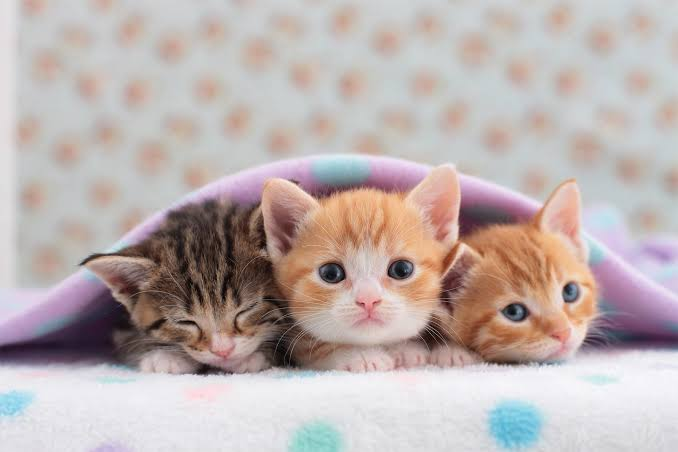
#> input picture Day14/three_kittens.jpg, 678 x 452 px, found by its file name
$ python openCV_practice_tasks.py
#> lines starting #> are read from the running program, lines starting #| are printed output that depends on the picture
import os
import cv2
import numpy as np
from datetime import date

# Configuration Paths
input_file = r"E:\Subjects\ML AI Internship\MLB-Internship\Day14\three_kittens.jpg"
output_dir = r"E:\Subjects\ML AI Internship\MLB-Internship\Day14\output_images"
os.makedirs(output_dir, exist_ok=True)

my_name = "Narmeen Javed"
date_tdy = date.today().strftime("%d-%m-%Y")


def read_image(image_path: str):
    img = cv2.imread(image_path)
#> img is the input picture: shape (452, 678, 3); mean B, G, R 175.4, 177.1, 189
    if img is None:
        print("Error loading image!")
        return None

    shape_img = img.shape
#> shape_img = (452, 678, 3)
    height_img = shape_img[0]
#> height_img = 452
    width_img = shape_img[1]
#> width_img = 678

    channels = shape_img[2] if len(shape_img) > 2 else 1
#> channels = 3
    file_size_kb = round(os.path.getsize(image_path) / 1024, 2)

    print("______________________________________________")
    print("____Analysis____", os.path.basename(image_path))
    print("______________________________________________")

    print("Height:", height_img, "pixels")
#| Height: 452 pixels
    print("Width:", width_img, "pixels")
#| Width: 678 pixels
    print("Color Channels:", channels, "BGR")
#| Color Channels: 3 BGR
    print("File Size:", file_size_kb, "KB")
    print("______________________________________________")
    print()

    return img


def convert_grayscale(img: np.ndarray) -> np.ndarray:
    return cv2.cvtColor(img, cv2.COLOR_BGR2GRAY)


def resize_img(img: np.ndarray, width: int, height: int) -> np.ndarray:
    return cv2.resize(img, (width, height), interpolation=cv2.INTER_LINEAR)


def crop_region(img: np.ndarray, start_x: int, start_y: int, end_x: int, end_y: int) -> np.ndarray:
    return img[start_y:end_y, start_x:end_x]


def resize_multiple(img: np.ndarray) -> dict:
    """Resizes the image to several different resolutions and returns them all in a dict."""
    sizes = {
        "small_200x200": (200, 200),
        "medium_400x400": (400, 400),
        "large_800x800": (800, 800),
        "wide_640x360": (640, 360),
    }

    resized_images = {}
    for name, (w, h) in sizes.items():
        resized_images[name] = cv2.resize(img, (w, h), interpolation=cv2.INTER_LINEAR)
#> after the loop, resized_images = 4 items

    return resized_images


def crop_regions(img: np.ndarray) -> dict:
    """Crops the image from several different areas: upper, lower, left, right, and center."""
    h, w = img.shape[:2]

    cropped_images = {
        "upper": img[0 : h // 2, 0:w],
        "lower": img[h // 2 : h, 0:w],
        "left": img[0:h, 0 : w // 2],
        "right": img[0:h, w // 2 : w],
        "center": img[h // 4 : 3 * h // 4, w // 4 : 3 * w // 4],
        "top_left": img[0 : h // 2, 0 : w // 2],
        "top_right": img[0 : h // 2, w // 2 : w],
        "bottom_left": img[h // 2 : h, 0 : w // 2],
        "bottom_right": img[h // 2 : h, w // 2 : w],
    }

    return cropped_images


def rotate_img(img: np.ndarray, degrees: int) -> np.ndarray:
    if degrees == 90:
        return cv2.rotate(img, cv2.ROTATE_90_CLOCKWISE)
    elif degrees == 180:
        return cv2.rotate(img, cv2.ROTATE_180)
    elif degrees == 270:
        return cv2.rotate(img, cv2.ROTATE_90_COUNTERCLOCKWISE)
    else:
        print("Only 90, 180, 270 degrees supported")
        return img


def flip_img(img: np.ndarray, direction: str) -> np.ndarray:
    if direction.lower() == "horizontal":
        return cv2.flip(img, 1)
    elif direction.lower() == "vertical":
        return cv2.flip(img, 0)
    else:
        print("Only Horizontal and Vertical Flips supported")
        return img


def draw_shapes(img: np.ndarray) -> np.ndarray:
    canvas = img.copy()
    h, w = canvas.shape[:2]

    cv2.rectangle(canvas, (20, 20), (150, 150), (0, 255, 0), 3)
    cv2.circle(canvas, (w // 2, h // 2), 60, (255, 0, 0), -1)
    cv2.line(canvas, (30, h - 50), (w - 30, h - 50), (0, 0, 255), 4)

    polygone = np.array([[10, h - 10], [50, h - 40], [90, h - 10]], np.int32)
    cv2.polylines(canvas, [polygone.reshape((-1, 1, 2))], isClosed=True, color=(0, 255, 255), thickness=3)

    return canvas


def add_text(img: np.ndarray, text: str) -> np.ndarray:
    canvas = img.copy()
    h, w = canvas.shape[:2]
    adaptive_scale = max(0.5, w / 900.0)
    cv2.putText(canvas, text, (20, h - 15), cv2.FONT_HERSHEY_SIMPLEX, adaptive_scale, (255, 255, 255), 2, cv2.LINE_AA)

    return canvas


if __name__ == "__main__":
    if not os.path.exists(input_file):
        print("Image not found in file! Check if folder 'Day14' exists and has the image.")
    else:
        base_img = read_image(input_file)

        if base_img is not None:
            # 1. Grayscale Conversion
            gray = convert_grayscale(base_img)
            cv2.imwrite(os.path.join(output_dir, "task2_grayscale.jpg"), gray)

            # 2. Resize Images
            resized_dict = resize_multiple(base_img)
#> resized_dict = 4 items
            for key, resized_image in resized_dict.items():
                filename = "task3_resize_" + key + ".jpg"
                cv2.imwrite(os.path.join(output_dir, filename), resized_image)
#> this loop made 4 passes
#> (key, filename) on passes 1 to 4: ('small_200x200', 'task3_resize_small_200x200.jpg'), ('medium_400x400', 'task3_resize_medium_400x400.jpg'), ('large_800x800', 'task3_resize_large_800x800.jpg'), ('wide_640x360', 'task3_resize_wide_640x360.jpg')
#> pass 1, `cv2.imwrite(os.path.join(output_dir, filename), resized_image)`:
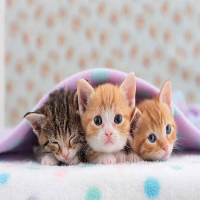
#> saved as task3_resize_small_200x200.jpg: shape (200, 200, 3); mean B, G, R 175.3, 177, 188.9

            # 3. Cropped Images
            cropped_dict = crop_regions(base_img)
#> cropped_dict = 9 items
            for key, cropped_image in cropped_dict.items():
                filename = "task4_crop_" + key + ".jpg"
                cv2.imwrite(os.path.join(output_dir, filename), cropped_image)
#> this loop made 9 passes
#> (key, filename) on passes 1 to 9: ('upper', 'task4_crop_upper.jpg'), ('lower', 'task4_crop_lower.jpg'), ('left', 'task4_crop_left.jpg'), ('right', 'task4_crop_right.jpg'), ('center', 'task4_crop_center.jpg'), ('top_left', 'task4_crop_top_left.jpg'), ('top_right', 'task4_crop_top_right.jpg'), ('bottom_left', 'task4_crop_bottom_left.jpg'), ('bottom_right', 'task4_crop_bottom_right.jpg')
#> pass 1, `cv2.imwrite(os.path.join(output_dir, filename), cropped_image)`:
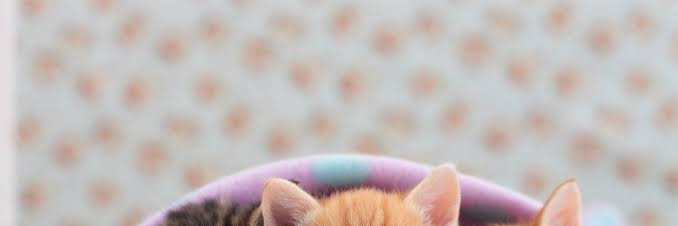
#> saved as task4_crop_upper.jpg: shape (226, 678, 3); mean B, G, R 186.5, 188.8, 196.8
#> pass 2, `cv2.imwrite(os.path.join(output_dir, filename), cropped_image)`:
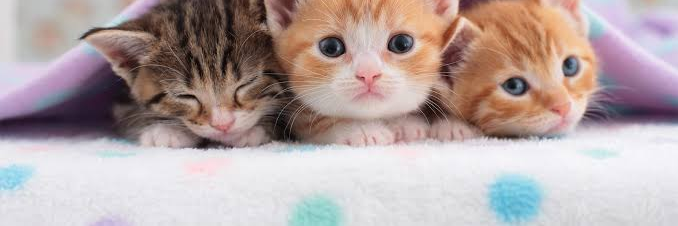
#> saved as task4_crop_lower.jpg: shape (226, 678, 3); mean B, G, R 164.2, 165.4, 181.3

            # 4. Rotate Imahes
            rot_90 = rotate_img(base_img, degrees=90)
            rot_180 = rotate_img(base_img, degrees=180)
            rot_270 = rotate_img(base_img, degrees=270)
#> call 3 of rotate_img, with degrees = 270
#> in rotate_img (call 3), `return cv2.rotate(img, cv2.ROTATE_90_COUNTERCLOCKWISE)`:
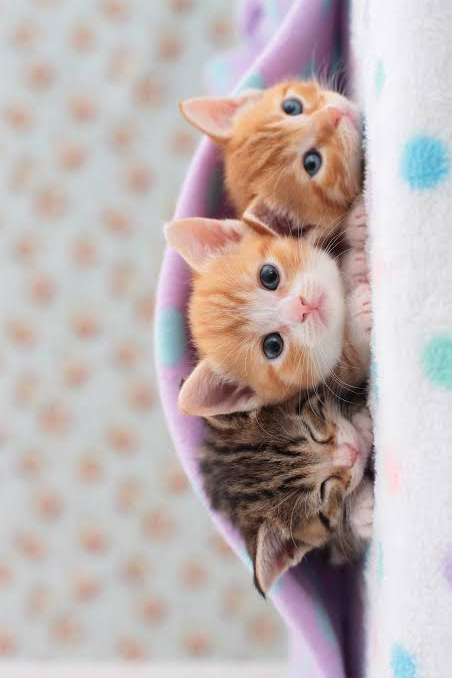
#> returned value: shape (678, 452, 3); mean of channels 0, 1, 2 175.4, 177.1, 189; drawn as B, G, R
            cv2.imwrite(os.path.join(output_dir, "task5_rot_90.jpg"), rot_90)
            cv2.imwrite(os.path.join(output_dir, "task5_rot_180.jpg"), rot_180)
            cv2.imwrite(os.path.join(output_dir, "task5_rot_270.jpg"), rot_270)

            # 5. Flip Axis
            flip_h = flip_img(base_img, direction="Horizontal")
#> in flip_img, `return cv2.flip(img, 1)`:
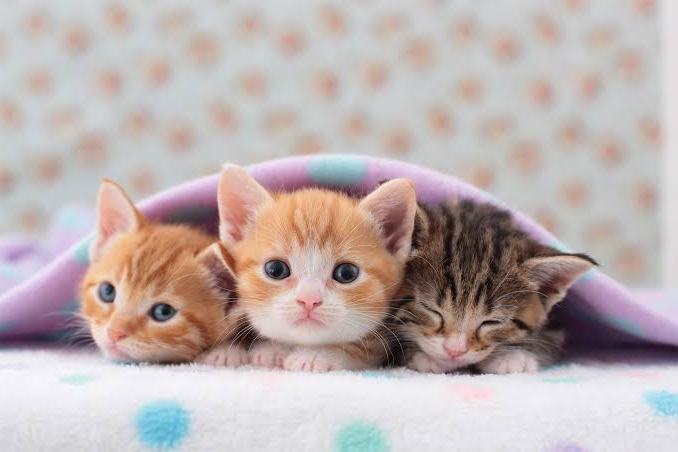
#> returned value: shape (452, 678, 3); mean of channels 0, 1, 2 175.4, 177.1, 189; drawn as B, G, R
            flip_v = flip_img(base_img, direction="Vertical")
#> call 2 of flip_img, with direction = 'Vertical'
#> in flip_img (call 2), `return cv2.flip(img, 0)`:
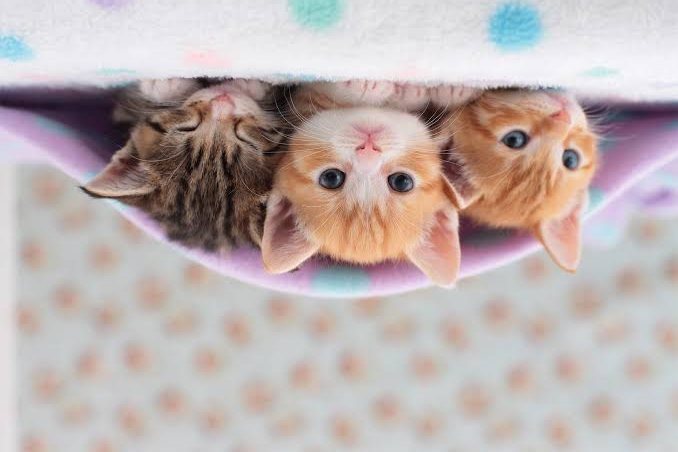
#> returned value: shape (452, 678, 3); mean of channels 0, 1, 2 175.4, 177.1, 189; drawn as B, G, R
            cv2.imwrite(os.path.join(output_dir, "task6_flip_h.jpg"), flip_h)
            cv2.imwrite(os.path.join(output_dir, "task6_flip_v.jpg"), flip_v)

            # 6. Draw Shapes
            shapes = draw_shapes(base_img)
            cv2.imwrite(os.path.join(output_dir, "task7_shapes.jpg"), shapes)

            # 7. Aadd Name and Date
            annotate = add_text(shapes, text=my_name + " - " + date_tdy)
#> in add_text, `cv2.putText(canvas, text, (20, h - 15), cv2.FONT_HERSHEY_SIMPLEX, adap..`:
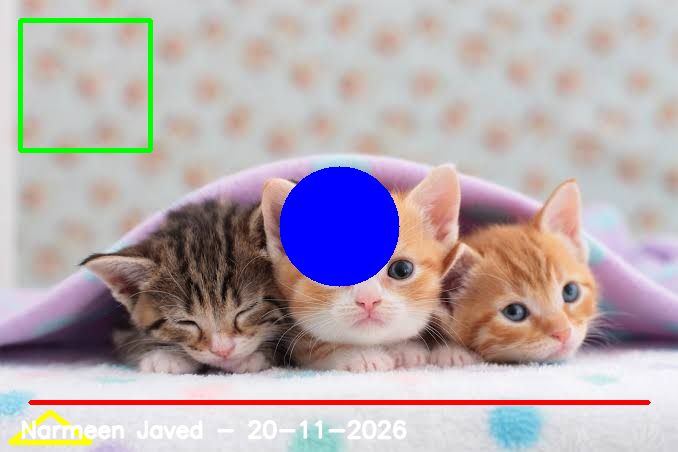
#> canvas: shape (452, 678, 3); mean B, G, R 175.7, 170.2, 181.2
            cv2.imwrite(os.path.join(output_dir, "task8_annotate.jpg"), annotate)

            print("All operations successfully saved inside folder:", output_dir)
#| All operations successfully saved inside folder: E:\Subjects\ML AI Internship\MLB-Internship\Day14\output_images
